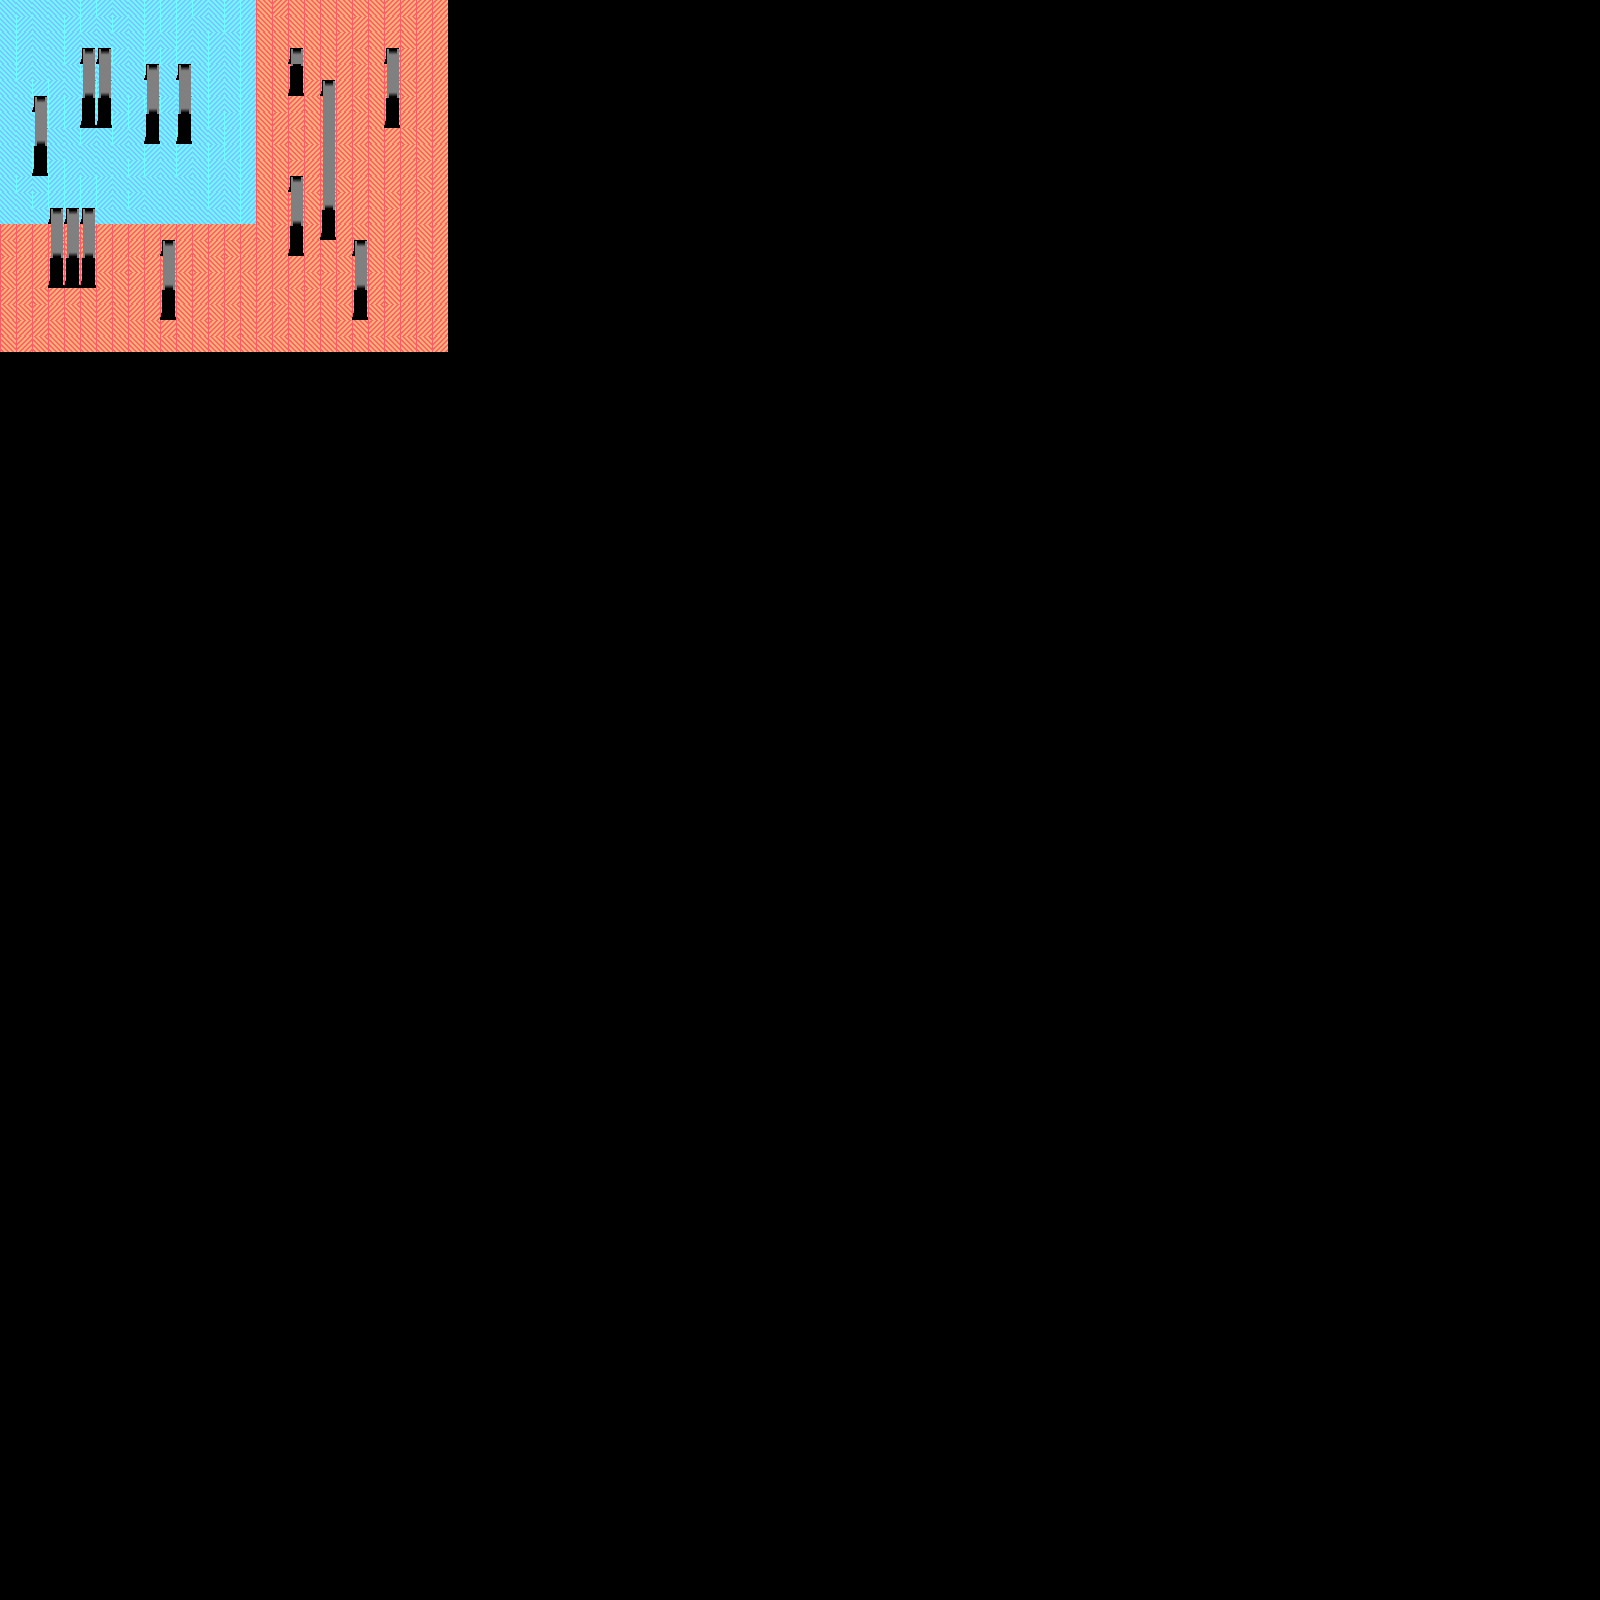

This game map was drawn from its Tiled (.tmx) file and the tilesets committed beside it. A one-line description and the trimmed map source follow:
An orthogonal 100x100 tile map with 16x16 px tiles, 2 tile layers (Layer 1, Layer 2).

<map version="1.2" tiledversion="1.2.4" orientation="orthogonal" renderorder="right-down" width="100" height="100" tilewidth="16" tileheight="16" infinite="0" nextlayerid="7" nextobjectid="1">
 <tileset firstgid="1" name="test" tilewidth="16" tileheight="16" tilecount="1850" columns="50">
  <image source="../images/test-tiles.png" width="800" height="600" />
  <tile id="0">
   <properties>
    <property name="collides" type="bool" value="false" />
   </properties>
  </tile>
  <tile id="1">
   <properties>
    <property name="collides" type="bool" value="false" />
   </properties>
  </tile>
  <tile id="2">
   <properties>
    <property name="collides" type="bool" value="false" />
   </properties>
  </tile>
  <tile id="3">
   <properties>
    <property name="collides" type="bool" value="false" />
   </properties>
  </tile>
  <tile id="4">
   <properties>
    <property name="collides" type="bool" value="false" />
   </properties>
  </tile>
  <tile id="5">
   <properties>
    <property name="collides" type="bool" value="false" />
   </properties>
  </tile>
  <tile id="6">
   <properties>
    <property name="collides" type="bool" value="false" />
   </properties>
  </tile>
  <tile id="7">
   <properties>
    <property name="collides" type="bool" value="false" />
   </properties>
  </tile>
  <tile id="8">
   <properties>
    <property name="collides" type="bool" value="false" />
   </properties>
  </tile>
  <tile id="9">
   <properties>
    <property name="collides" type="bool" value="false" />
   </properties>
  </tile>
  <tile id="10">
   <properties>
    <property name="collides" type="bool" value="false" />
   </properties>
  </tile>
  <tile id="50">
   <properties>
    <property name="collides" type="bool" value="false" />
    <property name="depth" type="int" value="2" />
   </properties>
  </tile>
  <tile id="51">
   <properties>
    <property name="collides" type="bool" value="false" />
   </properties>
  </tile>
  <tile id="52">
   <properties>
    <property name="collides" type="bool" value="false" />
   </properties>
  </tile>
  <tile id="53">
   <properties>
    <property name="collides" type="bool" value="false" />
   </properties>
  </tile>
  <tile id="54">
   <properties>
    <property name="collides" type="bool" value="false" />
   </properties>
  </tile>
  <tile id="55">
   <properties>
    <property name="collides" type="bool" value="false" />
   </properties>
  </tile>
  <tile id="56">
   <properties>
    <property name="collides" type="bool" value="false" />
   </properties>
  </tile>
  <tile id="57">
   <properties>
    <property name="collides" type="bool" value="false" />
   </properties>
  </tile>
  <tile id="58">
   <properties>
    <property name="collides" type="bool" value="false" />
   </properties>
  </tile>
  <tile id="59">
   <properties>
    <property name="collides" type="bool" value="false" />
   </properties>
  </tile>
  <tile id="60">
   <properties>
    <property name="collides" type="bool" value="false" />
   </properties>
  </tile>
  <tile id="100">
   <properties>
    <property name="collides" type="bool" value="true" />
    <property name="depth" type="int" value="2" />
   </properties>
  </tile>
  <tile id="101">
   <properties>
    <property name="collides" type="bool" value="false" />
   </properties>
  </tile>
  <tile id="102">
   <properties>
    <property name="collides" type="bool" value="false" />
   </properties>
  </tile>
  <tile id="103">
   <properties>
    <property name="collides" type="bool" value="false" />
   </properties>
  </tile>
  <tile id="104">
   <properties>
    <property name="collides" type="bool" value="false" />
   </properties>
  </tile>
  <tile id="105">
   <properties>
    <property name="collides" type="bool" value="false" />
   </properties>
  </tile>
  <tile id="106">
   <properties>
    <property name="collides" type="bool" value="false" />
   </properties>
  </tile>
  <tile id="107">
   <properties>
    <property name="collides" type="bool" value="false" />
   </properties>
  </tile>
  <tile id="108">
   <properties>
    <property name="collides" type="bool" value="false" />
   </properties>
  </tile>
  <tile id="109">
   <properties>
    <property name="collides" type="bool" value="false" />
   </properties>
  </tile>
  <tile id="110">
   <properties>
    <property name="collides" type="bool" value="false" />
   </properties>
  </tile>
  <tile id="150">
   <properties>
    <property name="collides" type="bool" value="true" />
    <property name="depth" type="int" value="2" />
   </properties>
  </tile>
  <tile id="151">
   <properties>
    <property name="collides" type="bool" value="false" />
   </properties>
  </tile>
  <tile id="152">
   <properties>
    <property name="collides" type="bool" value="false" />
   </properties>
  </tile>
  <tile id="153">
   <properties>
    <property name="collides" type="bool" value="false" />
   </properties>
  </tile>
  <tile id="154">
   <properties>
    <property name="collides" type="bool" value="false" />
   </properties>
  </tile>
  <tile id="155">
   <properties>
    <property name="collides" type="bool" value="false" />
   </properties>
  </tile>
  <tile id="156">
   <properties>
    <property name="collides" type="bool" value="false" />
   </properties>
  </tile>
  <tile id="157">
   <properties>
    <property name="collides" type="bool" value="false" />
   </properties>
  </tile>
  <tile id="158">
   <properties>
    <property name="collides" type="bool" value="false" />
   </properties>
  </tile>
  <tile id="159">
   <properties>
    <property name="collides" type="bool" value="false" />
   </properties>
  </tile>
  <tile id="160">
   <properties>
    <property name="collides" type="bool" value="false" />
   </properties>
  </tile>
  <tile id="200">
   <properties>
    <property name="collides" type="bool" value="true" />
    <property name="depth" type="int" value="2" />
   </properties>
  </tile>
  <tile id="201">
   <properties>
    <property name="collides" type="bool" value="false" />
   </properties>
  </tile>
  <tile id="202">
   <properties>
    <property name="collides" type="bool" value="false" />
   </properties>
  </tile>
  <tile id="203">
   <properties>
    <property name="collides" type="bool" value="false" />
   </properties>
  </tile>
  <tile id="204">
   <properties>
    <property name="collides" type="bool" value="false" />
   </properties>
  </tile>
  <tile id="205">
   <properties>
    <property name="collides" type="bool" value="false" />
   </properties>
  </tile>
  <tile id="206">
   <properties>
    <property name="collides" type="bool" value="false" />
   </properties>
  </tile>
  <tile id="207">
   <properties>
    <property name="collides" type="bool" value="false" />
   </properties>
  </tile>
  <tile id="208">
   <properties>
    <property name="collides" type="bool" value="false" />
   </properties>
  </tile>
  <tile id="209">
   <properties>
    <property name="collides" type="bool" value="false" />
   </properties>
  </tile>
  <tile id="210">
   <properties>
    <property name="collides" type="bool" value="false" />
   </properties>
  </tile>
  <tile id="250">
   <properties>
    <property name="collides" type="bool" value="true" />
    <property name="depth" type="int" value="1" />
   </properties>
  </tile>
  <tile id="251">
   <properties>
    <property name="collides" type="bool" value="false" />
   </properties>
  </tile>
  <tile id="252">
   <properties>
    <property name="collides" type="bool" value="false" />
   </properties>
  </tile>
  <tile id="253">
   <properties>
    <property name="collides" type="bool" value="false" />
   </properties>
  </tile>
  <tile id="254">
   <properties>
    <property name="collides" type="bool" value="false" />
   </properties>
  </tile>
  <tile id="255">
   <properties>
    <property name="collides" type="bool" value="false" />
   </properties>
  </tile>
  <tile id="256">
   <properties>
    <property name="collides" type="bool" value="false" />
   </properties>
  </tile>
  <tile id="257">
   <properties>
    <property name="collides" type="bool" value="false" />
   </properties>
  </tile>
  <tile id="258">
   <properties>
    <property name="collides" type="bool" value="false" />
   </properties>
  </tile>
  <tile id="259">
   <properties>
    <property name="collides" type="bool" value="false" />
   </properties>
  </tile>
  <tile id="260">
   <properties>
    <property name="collides" type="bool" value="false" />
   </properties>
  </tile>
  <tile id="300">
   <properties>
    <property name="collides" type="bool" value="false" />
   </properties>
  </tile>
  <tile id="301">
   <properties>
    <property name="collides" type="bool" value="false" />
   </properties>
  </tile>
  <tile id="302">
   <properties>
    <property name="collides" type="bool" value="false" />
   </properties>
  </tile>
  <tile id="303">
   <properties>
    <property name="collides" type="bool" value="false" />
   </properties>
  </tile>
  <tile id="304">
   <properties>
    <property name="collides" type="bool" value="false" />
   </properties>
  </tile>
  <tile id="305">
   <properties>
    <property name="collides" type="bool" value="false" />
   </properties>
  </tile>
  <tile id="306">
   <properties>
    <property name="collides" type="bool" value="false" />
   </properties>
  </tile>
  <tile id="307">
   <properties>
    <property name="collides" type="bool" value="false" />
   </properties>
  </tile>
  <tile id="308">
   <properties>
    <property name="collides" type="bool" value="false" />
   </properties>
  </tile>
  <tile id="309">
   <properties>
    <property name="collides" type="bool" value="false" />
   </properties>
  </tile>
  <tile id="310">
   <properties>
    <property name="collides" type="bool" value="false" />
   </properties>
  </tile>
  <tile id="350">
   <properties>
    <property name="collides" type="bool" value="false" />
   </properties>
  </tile>
  <tile id="351">
   <properties>
    <property name="collides" type="bool" value="false" />
   </properties>
  </tile>
  <tile id="352">
   <properties>
    <property name="collides" type="bool" value="false" />
   </properties>
  </tile>
  <tile id="353">
   <properties>
    <property name="collides" type="bool" value="false" />
   </properties>
  </tile>
  <tile id="354">
   <properties>
    <property name="collides" type="bool" value="false" />
   </properties>
  </tile>
  <tile id="355">
   <properties>
    <property name="collides" type="bool" value="false" />
   </properties>
  </tile>
  <tile id="356">
   <properties>
    <property name="collides" type="bool" value="false" />
   </properties>
  </tile>
  <tile id="357">
   <properties>
    <property name="collides" type="bool" value="false" />
   </properties>
  </tile>
  <tile id="358">
   <properties>
    <property name="collides" type="bool" value="false" />
   </properties>
  </tile>
  <tile id="359">
   <properties>
    <property name="collides" type="bool" value="false" />
   </properties>
  </tile>
  <tile id="360">
   <properties>
    <property name="collides" type="bool" value="false" />
   </properties>
  </tile>
  <tile id="400">
   <properties>
    <property name="collides" type="bool" value="false" />
   </properties>
  </tile>
  <tile id="401">
   <properties>
    <property name="collides" type="bool" value="false" />
   </properties>
  </tile>
  <tile id="402">
   <properties>
    <property name="collides" type="bool" value="false" />
   </properties>
  </tile>
  <tile id="403">
   <properties>
    <property name="collides" type="bool" value="false" />
   </properties>
  </tile>
  <tile id="404">
   <properties>
    <property name="collides" type="bool" value="false" />
   </properties>
  </tile>
  <tile id="405">
   <properties>
    <property name="collides" type="bool" value="false" />
   </properties>
  </tile>
  <tile id="406">
   <properties>
    <property name="collides" type="bool" value="false" />
   </properties>
  </tile>
  <tile id="407">
   <properties>
    <property name="collides" type="bool" value="false" />
   </properties>
  </tile>
  <tile id="408">
   <properties>
    <property name="collides" type="bool" value="false" />
   </properties>
  </tile>
  <tile id="409">
   <properties>
    <property name="collides" type="bool" value="false" />
   </properties>
  </tile>
  <tile id="410">
   <properties>
    <property name="collides" type="bool" value="false" />
   </properties>
  </tile>
  <tile id="450">
   <properties>
    <property name="collides" type="bool" value="false" />
   </properties>
  </tile>
  <tile id="451">
   <properties>
    <property name="collides" type="bool" value="false" />
   </properties>
  </tile>
  <tile id="452">
   <properties>
    <property name="collides" type="bool" value="false" />
   </properties>
  </tile>
  <tile id="453">
   <properties>
    <property name="collides" type="bool" value="false" />
   </properties>
  </tile>
  <tile id="454">
   <properties>
    <property name="collides" type="bool" value="false" />
   </properties>
  </tile>
  <tile id="455">
   <properties>
    <property name="collides" type="bool" value="false" />
   </properties>
  </tile>
  <tile id="456">
   <properties>
    <property name="collides" type="bool" value="false" />
   </properties>
  </tile>
  <tile id="457">
   <properties>
    <property name="collides" type="bool" value="false" />
   </properties>
  </tile>
  <tile id="458">
   <properties>
    <property name="collides" type="bool" value="false" />
   </properties>
  </tile>
  <tile id="459">
   <properties>
    <property name="collides" type="bool" value="false" />
   </properties>
  </tile>
  <tile id="460">
   <properties>
    <property name="collides" type="bool" value="false" />
   </properties>
  </tile>
  <tile id="500">
   <properties>
    <property name="collides" type="bool" value="false" />
   </properties>
  </tile>
  <tile id="501">
   <properties>
    <property name="collides" type="bool" value="false" />
   </properties>
  </tile>
  <tile id="502">
   <properties>
    <property name="collides" type="bool" value="false" />
   </properties>
  </tile>
  <tile id="503">
   <properties>
    <property name="collides" type="bool" value="false" />
   </properties>
  </tile>
  <tile id="504">
   <properties>
    <property name="collides" type="bool" value="false" />
   </properties>
  </tile>
  <tile id="505">
   <properties>
    <property name="collides" type="bool" value="false" />
   </properties>
  </tile>
  <tile id="506">
   <properties>
    <property name="collides" type="bool" value="false" />
   </properties>
  </tile>
  <tile id="507">
   <properties>
    <property name="collides" type="bool" value="false" />
   </properties>
  </tile>
  <tile id="508">
   <properties>
    <property name="collides" type="bool" value="false" />
   </properties>
  </tile>
  <tile id="509">
   <properties>
    <property name="collides" type="bool" value="false" />
   </properties>
  </tile>
  <tile id="510">
   <properties>
    <property name="collides" type="bool" value="false" />
   </properties>
  </tile>
  <tile id="550">
   <properties>
    <property name="collides" type="bool" value="false" />
   </properties>
  </tile>
  <tile id="551">
   <properties>
    <property name="collides" type="bool" value="false" />
   </properties>
  </tile>
  <tile id="552">
   <properties>
    <property name="collides" type="bool" value="false" />
   </properties>
  </tile>
  <tile id="553">
   <properties>
    <property name="collides" type="bool" value="false" />
   </properties>
  </tile>
  <tile id="554">
   <properties>
    <property name="collides" type="bool" value="false" />
   </properties>
  </tile>
  <tile id="555">
   <properties>
    <property name="collides" type="bool" value="false" />
   </properties>
  </tile>
  <tile id="556">
   <properties>
    <property name="collides" type="bool" value="false" />
   </properties>
  </tile>
  <tile id="557">
   <properties>
    <property name="collides" type="bool" value="false" />
   </properties>
  </tile>
  <tile id="558">
   <properties>
    <property name="collides" type="bool" value="false" />
   </properties>
  </tile>
  <tile id="559">
   <properties>
    <property name="collides" type="bool" value="false" />
   </properties>
  </tile>
  <tile id="560">
   <properties>
    <property name="collides" type="bool" value="false" />
   </properties>
  </tile>
  <tile id="600">
   <properties>
    <property name="collides" type="bool" value="false" />
   </properties>
  </tile>
  <tile id="601">
   <properties>
    <property name="collides" type="bool" value="false" />
   </properties>
  </tile>
  <tile id="602">
   <properties>
    <property name="collides" type="bool" value="false" />
   </properties>
  </tile>
  <tile id="603">
   <properties>
    <property name="collides" type="bool" value="false" />
   </properties>
  </tile>
  <tile id="604">
   <properties>
    <property name="collides" type="bool" value="false" />
   </properties>
  </tile>
  <tile id="605">
   <properties>
    <property name="collides" type="bool" value="false" />
   </properties>
  </tile>
  <tile id="606">
   <properties>
    <property name="collides" type="bool" value="false" />
   </properties>
  </tile>
  <tile id="607">
   <properties>
    <property name="collides" type="bool" value="false" />
   </properties>
  </tile>
  <tile id="608">
   <properties>
    <property name="collides" type="bool" value="false" />
   </properties>
  </tile>
  <tile id="609">
   <properties>
    <property name="collides" type="bool" value="false" />
   </properties>
  </tile>
  <tile id="610">
   <properties>
    <property name="collides" type="bool" value="false" />
   </properties>
  </tile>
 </tileset>
 <layer id="1" name="Layer 1" width="100" height="100">
  <properties>
   <property name="static" type="bool" value="true" />
  </properties>
  <data>[10000 cells, 616 non-empty, 4 distinct tile ids]</data>
 </layer>
 <layer id="2" name="Layer 2" width="100" height="100">
  <properties>
   <property name="static" type="bool" value="true" />
  </properties>
  <data>[10000 cells, 73 non-empty, 5 distinct tile ids]</data>
 </layer>
</map>
